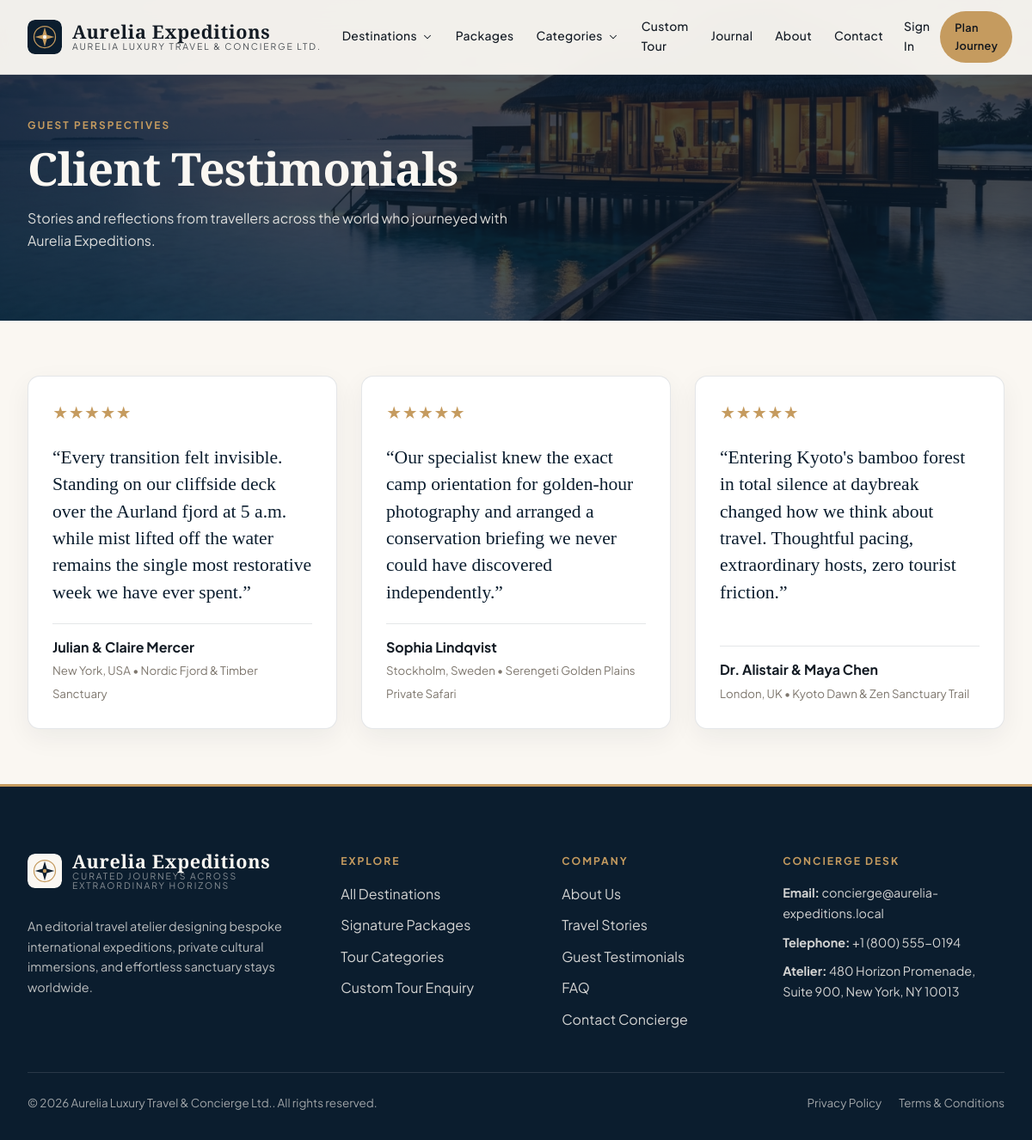
Screenshot of /testimonials with the database file from the repository.
### tables this page shows
CREATE TABLE `website_menus` (
  `id` INT UNSIGNED NOT NULL AUTO_INCREMENT,
  `location` ENUM('header','footer_explore','footer_company','footer_legal') NOT NULL DEFAULT 'header',
  `parent_id` INT UNSIGNED NULL,
  `label` VARCHAR(80) NOT NULL,
  `url` VARCHAR(255) NOT NULL,
  `sort_order` INT NOT NULL DEFAULT 0,
  `is_active` TINYINT(1) NOT NULL DEFAULT 1,
  `open_new_tab` TINYINT(1) NOT NULL DEFAULT 0,
  `created_at` TIMESTAMP NOT NULL DEFAULT CURRENT_TIMESTAMP,
  `updated_at` TIMESTAMP NOT NULL DEFAULT CURRENT_TIMESTAMP ON UPDATE CURRENT_TIMESTAMP,
  PRIMARY KEY (`id`),
  CONSTRAINT `fk_menu_parent` FOREIGN KEY (`parent_id`) REFERENCES `website_menus` (`id`) ON DELETE CASCADE
);

CREATE TABLE `testimonials` (
  `id` INT UNSIGNED NOT NULL AUTO_INCREMENT,
  `customer_name` VARCHAR(120) NOT NULL,
  `customer_location` VARCHAR(120) NULL,
  `package_id` INT UNSIGNED NULL,
  `rating` TINYINT UNSIGNED NOT NULL DEFAULT 5,
  `quote` TEXT NOT NULL,
  `avatar` VARCHAR(255) NULL,
  `trip_taken` VARCHAR(160) NULL,
  `is_featured` TINYINT(1) NOT NULL DEFAULT 1,
  `is_approved` TINYINT(1) NOT NULL DEFAULT 1,
  `sort_order` INT NOT NULL DEFAULT 0,
  `created_at` TIMESTAMP NOT NULL DEFAULT CURRENT_TIMESTAMP,
  `updated_at` TIMESTAMP NOT NULL DEFAULT CURRENT_TIMESTAMP ON UPDATE CURRENT_TIMESTAMP,
  PRIMARY KEY (`id`),
  CONSTRAINT `fk_test_pkg` FOREIGN KEY (`package_id`) REFERENCES `travel_packages` (`id`) ON DELETE SET NULL
);

### views/frontend/testimonials.php (the view)
<section class="page-hero">
    <img src="<?= e(upload_url('destinations/maldives-lagoon.jpg')) ?>" alt="Testimonials" class="page-hero-bg">
    <div class="container-editorial">
        <span class="section-eyebrow">Guest Perspectives</span>
        <h1>Client Testimonials</h1>
        <p style="max-width:600px;opacity:0.86;">Stories and reflections from travellers across the world who journeyed with <?= e(brand('website_name')) ?>.</p>
    </div>
</section>
<section class="section-pad-sm">
    <div class="container-editorial">
        <div class="packages-grid">
            <?php foreach ($testimonials as $t): ?>
                <div class="surface-card" style="display:flex;flex-direction:column;justify-content:space-between;">
                    <div>
                        <div style="color:var(--brand-accent);font-size:1.1rem;margin-bottom:10px;">
                            <?= str_repeat('&#9733;', max(1, min(5, (int) $t['rating']))) ?>
                        </div>
                        <p style="font-family:var(--font-display);font-size:1.35rem;line-height:1.45;color:var(--brand-primary);margin-bottom:20px;">
                            &ldquo;<?= e($t['quote']) ?>&rdquo;
                        </p>
                    </div>
                    <div style="border-top:1px solid var(--border-hairline);padding-top:14px;">
                        <strong style="display:block;"><?= e($t['customer_name']) ?></strong>
                        <small style="color:var(--ink-soft);"><?= e($t['customer_location']) ?> &bull; <?= e($t['trip_taken'] ?: $t['package_title']) ?></small>
                    </div>
                </div>
            <?php endforeach; ?>
        </div>
    </div>
</section>

### core/Router.php (shortened to what the rows shown need)
<?php
class Router
{
    private array $routes = [];
    public function addRoute(string $method, string $path, callable|array $handler, array $middleware = []): void
    {
        $normalized = '/' . trim($path, '/');
        if ($normalized !== '/') {
            $normalized = rtrim($normalized, '/');
        }
        $pattern = preg_replace('#\{([a-zA-Z_][a-zA-Z0-9_]*)\}#', '(?P<$1>[^/]+)', $normalized);
        $regex = '#^' . $pattern . '$#';
        $this->routes[] = [
            'method' => strtoupper($method),
            'path' => $normalized,
            'regex' => $regex,
            'handler' => $handler,
            'middleware' => $middleware,
        ];
    }
    public function dispatch(string $requestUri, string $requestMethod): void
    {
        $path = parse_url($requestUri, PHP_URL_PATH) ?? '/';
        $basePath = base_path();
        if ($basePath !== '' && str_starts_with($path, $basePath)) {
            $path = substr($path, strlen($basePath));
        }
        $path = '/' . trim($path, '/');
        if ($path !== '/') {
            $path = rtrim($path, '/');
        }
        $method = strtoupper($requestMethod);
        foreach ($this->routes as $route) {
            if ($route['method'] !== $method) {
                continue;
            }
            if (preg_match($route['regex'], $path, $matches)) {
                $params = [];
                $handler = $route['handler'];
                if (is_array($handler)) {
                    [$controllerClass, $action] = $handler;
                    $controller = new $controllerClass();
                    $controller->$action($params);
                    return;
                }
                return;
            }
        }
    }
}

### views/partials/frontend-header.php (shortened to what the rows shown need)
<?php
$cmsModel = new \App\Models\Cms();
$headerMenus = $cmsModel->menus('header');
$currentUser = \Core\Auth::user();
$isSolid = $isSolidHeader ?? false;
?>
<header class="site-header <?= $isSolid ? 'header-solid' : '' ?>">
    <div class="container-editorial header-inner">
        <a href="<?= url('/') ?>" class="brand-lockup" aria-label="<?= e(brand('website_name')) ?>">
            <img src="<?= e($isSolid ? brand_logo('primary') : brand_logo('light')) ?>" alt="<?= e(brand('website_name')) ?>">
            <div class="brand-wordmark">
                <strong><?= e(brand('website_name')) ?></strong>
                <span><?= e(brand('company_name')) ?></span>
            </div>
        </a>
        <nav class="nav-primary" aria-label="Main Navigation">
            <?php foreach ($headerMenus as $menu):
                $hasMega = in_array($menu['url'], ['/destinations', '/categories'], true);
            ?>
                <div class="nav-item">
                    <a href="<?= url($menu['url']) ?>" class="nav-link <?= is_active_nav($menu['url']) ?>">
                        <?= e($menu['label']) ?>
                        <?php if ($hasMega): ?>
                            <?= svg_icon('chevron-down', 14) ?>
                        <?php endif; ?>
                    </a>
                </div>
            <?php endforeach; ?>
        </nav>
        <div class="header-actions">
            <?php if ($currentUser): ?>
                <a href="<?= e(\Core\Auth::dashboardUrl($currentUser)) ?>" class="btn-brand btn-brand-accent btn-sm-pill">
                    My Portal
                </a>
            <?php else: ?>
                <a href="<?= url('/login') ?>" class="nav-link" style="font-size:0.86rem;">Sign In</a>
                <a href="<?= url('/custom-enquiry') ?>" class="btn-brand btn-brand-accent btn-sm-pill">Plan Journey</a>
            <?php endif; ?>
        </div>
    </div>
</header>

### views/partials/icons.php (shortened to what the rows shown need)
<?php
function svg_icon(string $name, int $size = 18, string $class = ''): string
{
    $attrs = sprintf('width="%d" height="%d" viewBox="0 0 24 24" fill="none" stroke="currentColor" stroke-width="1.8" stroke-linecap="round" stroke-linejoin="round" class="icon-svg %s"', $size, $size, e($class));
    return "<svg {$attrs}>{$paths}</svg>";
}

### views/partials/frontend-footer.php (shortened to what the rows shown need)
<?php
$cmsModel = new \App\Models\Cms();
$exploreLinks = $cmsModel->menus('footer_explore');
$companyLinks = $cmsModel->menus('footer_company');
$legalLinks = $cmsModel->menus('footer_legal');
?>
<footer class="site-footer">
    <div class="container-editorial">
        <div class="footer-grid">
            <div>
                <a href="<?= url('/') ?>" class="brand-lockup" style="margin-bottom:16px;">
                    <img src="<?= e(brand_logo('light')) ?>" alt="<?= e(brand('website_name')) ?>">
                    <div class="brand-wordmark">
                        <strong style="color:#FAF7F2;"><?= e(brand('website_name')) ?></strong>
                        <span style="color:rgba(250,247,242,0.7);"><?= e(brand('website_tagline')) ?></span>
                    </div>
                </a>
                <p style="font-size:0.9rem;color:rgba(250,247,242,0.74);max-width:340px;">
                    <?= e(brand('company_description')) ?>
                </p>
            </div>
            <div>
                <div class="footer-heading">Explore</div>
                <ul class="footer-links">
                    <?php foreach ($exploreLinks as $link): ?>
                        <li><a href="<?= url($link['url']) ?>"><?= e($link['label']) ?></a></li>
                    <?php endforeach; ?>
                </ul>
            </div>
            <div>
                <div class="footer-heading">Company</div>
                <ul class="footer-links">
                    <?php foreach ($companyLinks as $link): ?>
                        <li><a href="<?= url($link['url']) ?>"><?= e($link['label']) ?></a></li>
                    <?php endforeach; ?>
                </ul>
            </div>
            <div>
                <div class="footer-heading">Concierge Desk</div>
                <ul class="footer-links" style="font-size:0.9rem;">
                    <li><strong>Email:</strong> <a href="mailto:<?= e(brand('contact_email')) ?>"><?= e(brand('contact_email')) ?></a></li>
                    <li><strong>Telephone:</strong> <a href="tel:<?= e(brand('contact_number')) ?>"><?= e(brand('contact_number')) ?></a></li>
                    <li><strong>Atelier:</strong> <?= e(brand('company_address')) ?></li>
                </ul>
            </div>
        </div>
        <div class="footer-bottom">
            <div>&copy; <?= date('Y') ?> <?= e(brand('company_name')) ?>. All rights reserved.</div>
            <div style="display:flex;gap:20px;">
                <?php foreach ($legalLinks as $link): ?>
                    <a href="<?= url($link['url']) ?>"><?= e($link['label']) ?></a>
                <?php endforeach; ?>
            </div>
        </div>
    </div>
</footer>

### rows the page displays
website_menus: label "Destinations"
website_menus: label "Packages"
website_menus: label "Categories"
website_menus: label "Custom Tour"
website_menus: label "Journal"
website_menus: label "About"
website_menus: label "Contact"
testimonials: rating "★★★★★", quote "Every transition felt invisible. Standing on our cliffside deck over the Aurland fjord at 5 a.m. while mist lifted off the water remains the single most restorative week we have ever spent.", customer_name "Julian & Claire Mercer", customer_location "New York, USA", trip_taken "Nordic Fjord & Timber Sanctuary"
testimonials: rating "★★★★★", quote "Our specialist knew the exact camp orientation for golden-hour photography and arranged a conservation briefing we never could have discovered independently.", customer_name "Sophia Lindqvist", customer_location "Stockholm, Sweden", trip_taken "Serengeti Golden Plains Private Safari"
testimonials: rating "★★★★★", quote "Entering Kyoto's bamboo forest in total silence at daybreak changed how we think about travel. Thoughtful pacing, extraordinary hosts, zero tourist friction.", customer_name "Dr. Alistair & Maya Chen", customer_location "London, UK", trip_taken "Kyoto Dawn & Zen Sanctuary Trail"
website_menus: label "All Destinations"
website_menus: label "Signature Packages"
website_menus: label "Tour Categories"
website_menus: label "Custom Tour Enquiry"
website_menus: label "About Us"
website_menus: label "Travel Stories"
website_menus: label "Guest Testimonials"
website_menus: label "FAQ"
website_menus: label "Contact Concierge"
website_menus: label "Privacy Policy"
website_menus: label "Terms & Conditions"
